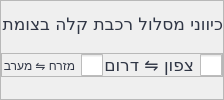
                        <widget class="QFrame" name="f_tr_dir">
                         <property name="frameShape">
                          <enum>QFrame::StyledPanel</enum>
                         </property>
                         <property name="frameShadow">
                          <enum>QFrame::Raised</enum>
                         </property>
                         <layout class="QVBoxLayout" name="verticalLayout_18">
                          <property name="spacing">
                           <number>5</number>
                          </property>
                          <property name="leftMargin">
                           <number>0</number>
                          </property>
                          <property name="topMargin">
                           <number>0</number>
                          </property>
                          <property name="rightMargin">
                           <number>0</number>
                          </property>
                          <property name="bottomMargin">
                           <number>0</number>
                          </property>
                          <item>
                           <widget class="QLabel" name="l_tr_dir">
                            <property name="font">
                             <font>
                              <family>Rubik</family>
                              <pointsize>13</pointsize>
                              <weight>50</weight>
                              <italic>false</italic>
                              <bold>false</bold>
                             </font>
                            </property>
                            <property name="styleSheet">
                             <string notr="true">color: rgb(48, 54, 69);</string>
                            </property>
                            <property name="text">
                             <string>כיווני מסלול רכבת קלה בצומת</string>
                            </property>
                           </widget>
                          </item>
                          <item alignment="Qt::AlignTop">
                           <widget class="QFrame" name="f_tr_dir_check">
                            <property name="frameShape">
                             <enum>QFrame::StyledPanel</enum>
                            </property>
                            <property name="frameShadow">
                             <enum>QFrame::Raised</enum>
                            </property>
                            <layout class="QHBoxLayout" name="horizontalLayout_27">
                             <property name="spacing">
                              <number>0</number>
                             </property>
                             <property name="leftMargin">
                              <number>0</number>
                             </property>
                             <property name="topMargin">
                              <number>0</number>
                             </property>
                             <property name="rightMargin">
                              <number>0</number>
                             </property>
                             <property name="bottomMargin">
                              <number>0</number>
                             </property>
                             <item>
                              <widget class="QCheckBox" name="check_lrt_weea">
                               <property name="toolTip">
                                <string>נבחר באפשרות זו על מנת לדרוש כי תמונה A תאפשר תנועת העדפה לרכב הנוסע ישר ממזרח למערב.</string>
                               </property>
                               <property name="layoutDirection">
                                <enum>Qt::RightToLeft</enum>
                               </property>
                               <property name="styleSheet">
                                <string notr="true">QToolTip {
	background-color: rgba(43, 49, 63,150);
	font: 11pt &quot;Rubik&quot;;
	color: rgb(238, 238, 238);
	border-radius: 2px;
	border-color: 3px solid rgb(238, 238, 238);
}

QCheckBox {
	font: 13pt &quot;Rubik&quot;;
	color: rgb(48, 54, 69);
}

QCheckBox::indicator {
	width: 22px;
	height: 22px;
}

QCheckBox::indicator:checked {
	image: url(:/icons/icons-svg/check_box_checked_2.svg);
}

QCheckBox::indicator:unchecked {
	image: url(:/icons/icons-svg/check_box_2.svg);
}

QCheckBox::indicator:checked:hover {
	image: url(:/icons/icons-svg/check_box_checked_2_hover.svg);
}

QCheckBox::indicator:unchecked:hover {
	image: url(:/icons/icons-svg/check_box_2_hov.svg);
}

QCheckBox::indicator:checked:pressed {
	image: url(:/icons/icons-svg/check_box_checked.svg);
}

QCheckBox::indicator:unchecked:pressed {
	image: url(:/icons/icons-svg/check_box.svg);
}</string>
                               </property>
                               <property name="text">
                                <string>מזרח ⇋ מערב</string>
                               </property>
                              </widget>
                             </item>
                             <item>
                              <widget class="QCheckBox" name="check_lrt_noso">
                               <property name="font">
                                <font>
                                 <family>Rubik</family>
                                 <pointsize>13</pointsize>
                                 <weight>50</weight>
                                 <italic>false</italic>
                                 <bold>false</bold>
                                </font>
                               </property>
                               <property name="toolTip">
                                <string>נבחר באפשרות זו על מנת לדרוש כי תמונה A תאפשר תנועת העדפה לרכב הנוסע ישר מצפון לדרום</string>
                               </property>
                               <property name="layoutDirection">
                                <enum>Qt::RightToLeft</enum>
                               </property>
                               <property name="styleSheet">
                                <string notr="true">QToolTip {
	background-color: rgba(43, 49, 63,150);
	font: 11pt &quot;Rubik&quot;;
	color: rgb(238, 238, 238);
	border-radius: 2px;
	border-color: 3px solid rgb(238, 238, 238);
}

QCheckBox {
	font: 13pt &quot;Rubik&quot;;
	color: rgb(48, 54, 69);
}

QCheckBox::indicator {
	width: 22px;
	height: 22px;
}

QCheckBox::indicator:checked {
	image: url(:/icons/icons-svg/check_box_checked_2.svg);
}

QCheckBox::indicator:unchecked {
	image: url(:/icons/icons-svg/check_box_2.svg);
}

QCheckBox::indicator:checked:hover {
	image: url(:/icons/icons-svg/check_box_checked_2_hover.svg);
}

QCheckBox::indicator:unchecked:hover {
	image: url(:/icons/icons-svg/check_box_2_hov.svg);
}

QCheckBox::indicator:checked:pressed {
	image: url(:/icons/icons-svg/check_box_checked.svg);
}

QCheckBox::indicator:unchecked:pressed {
	image: url(:/icons/icons-svg/check_box.svg);
}</string>
                               </property>
                               <property name="text">
                                <string>צפון ⇋ דרום</string>
                               </property>
                               <property name="checked">
                                <bool>false</bool>
                               </property>
                              </widget>
                             </item>
                            </layout>
                           </widget>
                          </item>
                         </layout>
                        </widget>
